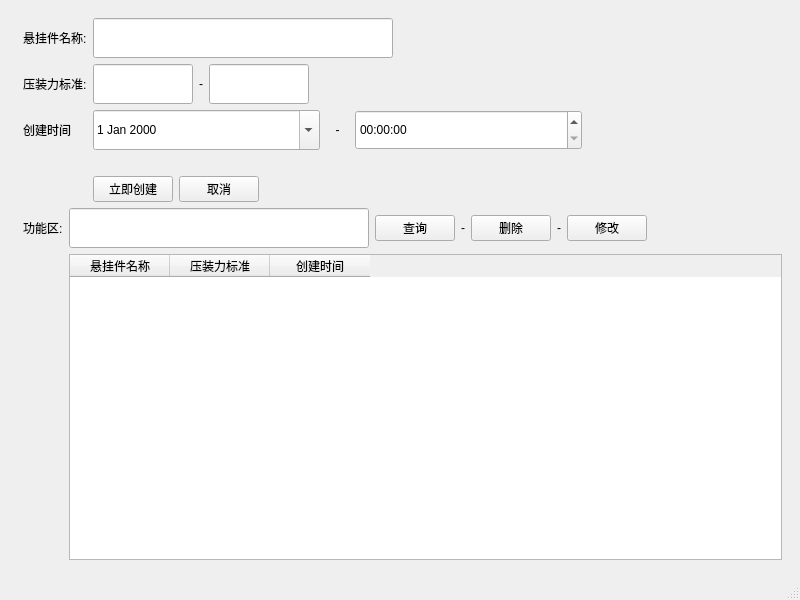
<?xml version="1.0" encoding="UTF-8"?>
<ui version="4.0">
 <class>PressStd</class>
 <widget class="QMainWindow" name="PressStd">
  <property name="geometry">
   <rect>
    <x>0</x>
    <y>0</y>
    <width>800</width>
    <height>600</height>
   </rect>
  </property>
  <property name="windowTitle">
   <string>MainWindow</string>
  </property>
  <widget class="QWidget" name="centralwidget">
   <layout class="QVBoxLayout" name="verticalLayout_4">
    <item>
     <widget class="QWidget" name="widget01_2" native="true">
      <layout class="QVBoxLayout" name="verticalLayout">
       <item>
        <layout class="QGridLayout" name="gridLayout">
         <property name="leftMargin">
          <number>5</number>
         </property>
         <item row="1" column="0">
          <widget class="QLabel" name="label_2">
           <property name="text">
            <string>压装力标准:</string>
           </property>
          </widget>
         </item>
         <item row="3" column="2">
          <layout class="QVBoxLayout" name="verticalLayout_2" stretch=""/>
         </item>
         <item row="0" column="2">
          <widget class="QLineEdit" name="xuanGuaName">
           <property name="minimumSize">
            <size>
             <width>0</width>
             <height>40</height>
            </size>
           </property>
           <property name="maximumSize">
            <size>
             <width>300</width>
             <height>16777215</height>
            </size>
           </property>
          </widget>
         </item>
         <item row="2" column="0">
          <widget class="QLabel" name="label_3">
           <property name="text">
            <string>创建时间</string>
           </property>
          </widget>
         </item>
         <item row="2" column="2">
          <layout class="QHBoxLayout" name="horizontalLayout_4" stretch="10,1,10,0">
           <property name="spacing">
            <number>6</number>
           </property>
           <property name="leftMargin">
            <number>0</number>
           </property>
           <property name="rightMargin">
            <number>0</number>
           </property>
           <property name="bottomMargin">
            <number>0</number>
           </property>
           <item>
            <widget class="QDateEdit" name="dateEdit">
             <property name="minimumSize">
              <size>
               <width>0</width>
               <height>40</height>
              </size>
             </property>
             <property name="calendarPopup">
              <bool>true</bool>
             </property>
            </widget>
           </item>
           <item>
            <widget class="QLabel" name="label_8">
             <property name="text">
              <string>-</string>
             </property>
             <property name="alignment">
              <set>Qt::AlignCenter</set>
             </property>
            </widget>
           </item>
           <item>
            <widget class="QTimeEdit" name="timeEdit">
             <property name="minimumSize">
              <size>
               <width>0</width>
               <height>40</height>
              </size>
             </property>
             <property name="calendarPopup">
              <bool>true</bool>
             </property>
            </widget>
           </item>
           <item>
            <spacer name="horizontalSpacer_2">
             <property name="orientation">
              <enum>Qt::Horizontal</enum>
             </property>
             <property name="sizeHint" stdset="0">
              <size>
               <width>200</width>
               <height>20</height>
              </size>
             </property>
            </spacer>
           </item>
          </layout>
         </item>
         <item row="0" column="0">
          <widget class="QLabel" name="label">
           <property name="text">
            <string>悬挂件名称:</string>
           </property>
          </widget>
         </item>
         <item row="4" column="2">
          <layout class="QHBoxLayout" name="horizontalLayout_2">
           <property name="topMargin">
            <number>20</number>
           </property>
           <item>
            <widget class="QPushButton" name="liJiCreateBtn">
             <property name="text">
              <string>立即创建</string>
             </property>
             <property name="type" stdset="0">
              <string>primary</string>
             </property>
            </widget>
           </item>
           <item>
            <widget class="QPushButton" name="pushButton_2">
             <property name="text">
              <string>取消</string>
             </property>
            </widget>
           </item>
           <item>
            <spacer name="horizontalSpacer">
             <property name="orientation">
              <enum>Qt::Horizontal</enum>
             </property>
             <property name="sizeHint" stdset="0">
              <size>
               <width>40</width>
               <height>20</height>
              </size>
             </property>
            </spacer>
           </item>
          </layout>
         </item>
         <item row="1" column="2">
          <layout class="QHBoxLayout" name="horizontalLayout_6" stretch="0,0,0,0,0">
           <property name="spacing">
            <number>6</number>
           </property>
           <property name="leftMargin">
            <number>0</number>
           </property>
           <property name="rightMargin">
            <number>0</number>
           </property>
           <property name="bottomMargin">
            <number>0</number>
           </property>
           <item>
            <widget class="QLineEdit" name="startStd">
             <property name="minimumSize">
              <size>
               <width>0</width>
               <height>40</height>
              </size>
             </property>
             <property name="maximumSize">
              <size>
               <width>100</width>
               <height>16777215</height>
              </size>
             </property>
            </widget>
           </item>
           <item>
            <widget class="QLabel" name="label_9">
             <property name="maximumSize">
              <size>
               <width>23</width>
               <height>16777215</height>
              </size>
             </property>
             <property name="text">
              <string>-</string>
             </property>
            </widget>
           </item>
           <item>
            <widget class="QLineEdit" name="endStd">
             <property name="minimumSize">
              <size>
               <width>0</width>
               <height>40</height>
              </size>
             </property>
             <property name="maximumSize">
              <size>
               <width>100</width>
               <height>16777215</height>
              </size>
             </property>
            </widget>
           </item>
           <item>
            <spacer name="horizontalSpacer_3">
             <property name="orientation">
              <enum>Qt::Horizontal</enum>
             </property>
             <property name="sizeHint" stdset="0">
              <size>
               <width>40</width>
               <height>20</height>
              </size>
             </property>
            </spacer>
           </item>
           <item>
            <widget class="QLabel" name="label_4">
             <property name="minimumSize">
              <size>
               <width>280</width>
               <height>0</height>
              </size>
             </property>
             <property name="maximumSize">
              <size>
               <width>480</width>
               <height>16777215</height>
              </size>
             </property>
             <property name="text">
              <string/>
             </property>
            </widget>
           </item>
          </layout>
         </item>
        </layout>
       </item>
       <item>
        <layout class="QGridLayout" name="gridLayout_2">
         <property name="leftMargin">
          <number>5</number>
         </property>
         <item row="0" column="0">
          <widget class="QLabel" name="label_5">
           <property name="text">
            <string>功能区:</string>
           </property>
          </widget>
         </item>
         <item row="0" column="1">
          <layout class="QHBoxLayout" name="horizontalLayout_7" stretch="0,0,0,0,0,0,0">
           <property name="spacing">
            <number>6</number>
           </property>
           <property name="leftMargin">
            <number>0</number>
           </property>
           <property name="rightMargin">
            <number>0</number>
           </property>
           <property name="bottomMargin">
            <number>0</number>
           </property>
           <item>
            <widget class="QLineEdit" name="lineEdit_4">
             <property name="minimumSize">
              <size>
               <width>300</width>
               <height>40</height>
              </size>
             </property>
             <property name="maximumSize">
              <size>
               <width>200</width>
               <height>16777215</height>
              </size>
             </property>
            </widget>
           </item>
           <item>
            <widget class="QPushButton" name="findBtn">
             <property name="text">
              <string>查询</string>
             </property>
            </widget>
           </item>
           <item>
            <widget class="QLabel" name="label_11">
             <property name="text">
              <string>-</string>
             </property>
            </widget>
           </item>
           <item>
            <widget class="QPushButton" name="delBtn">
             <property name="text">
              <string>删除</string>
             </property>
            </widget>
           </item>
           <item>
            <widget class="QLabel" name="label_13">
             <property name="text">
              <string>-</string>
             </property>
            </widget>
           </item>
           <item>
            <widget class="QPushButton" name="pushButton_7">
             <property name="text">
              <string>修改</string>
             </property>
            </widget>
           </item>
           <item>
            <spacer name="horizontalSpacer_4">
             <property name="orientation">
              <enum>Qt::Horizontal</enum>
             </property>
             <property name="sizeHint" stdset="0">
              <size>
               <width>40</width>
               <height>20</height>
              </size>
             </property>
            </spacer>
           </item>
          </layout>
         </item>
         <item row="1" column="1">
          <layout class="QVBoxLayout" name="verticalLayout_3" stretch="0">
           <item>
            <widget class="QTableWidget" name="tableWidget">
             <property name="styleSheet">
              <string notr="true"/>
             </property>
             <column>
              <property name="text">
               <string>悬挂件名称</string>
              </property>
             </column>
             <column>
              <property name="text">
               <string>压装力标准</string>
              </property>
             </column>
             <column>
              <property name="text">
               <string>创建时间</string>
              </property>
             </column>
            </widget>
           </item>
          </layout>
         </item>
        </layout>
       </item>
      </layout>
     </widget>
    </item>
   </layout>
  </widget>
  <widget class="QMenuBar" name="menubar">
   <property name="geometry">
    <rect>
     <x>0</x>
     <y>0</y>
     <width>800</width>
     <height>17</height>
    </rect>
   </property>
  </widget>
  <widget class="QStatusBar" name="statusbar"/>
 </widget>
 <resources/>
 <connections/>
</ui>
